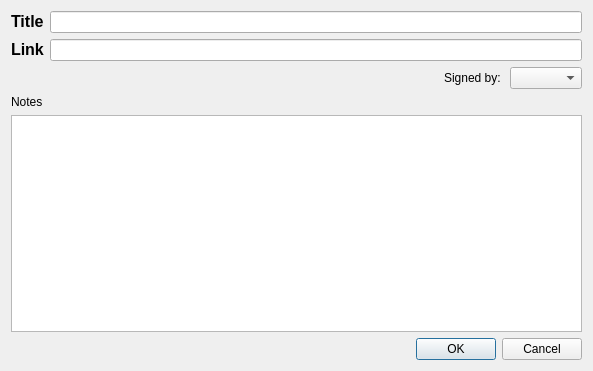
<?xml version="1.0" encoding="UTF-8"?>
<ui version="4.0">
 <class>PostedCreatePostDialog</class>
 <widget class="QDialog" name="PostedCreatePostDialog">
  <property name="geometry">
   <rect>
    <x>0</x>
    <y>0</y>
    <width>593</width>
    <height>371</height>
   </rect>
  </property>
  <property name="windowTitle">
   <string>Create Post</string>
  </property>
  <layout class="QVBoxLayout" name="verticalLayout_2">
   <item>
    <layout class="QGridLayout" name="gridLayout">
     <item row="0" column="1">
      <widget class="QLineEdit" name="titleEdit"/>
     </item>
     <item row="0" column="0">
      <widget class="QLabel" name="titleLabel">
       <property name="text">
        <string>&lt;!DOCTYPE HTML PUBLIC &quot;-//W3C//DTD HTML 4.0//EN&quot; &quot;http://www.w3.org/TR/REC-html40/strict.dtd&quot;&gt;
&lt;html&gt;&lt;head&gt;&lt;meta name=&quot;qrichtext&quot; content=&quot;1&quot; /&gt;&lt;style type=&quot;text/css&quot;&gt;
p, li { white-space: pre-wrap; }
&lt;/style&gt;&lt;/head&gt;&lt;body style=&quot; font-family:'MS Shell Dlg 2'; font-size:8.25pt; font-weight:400; font-style:normal;&quot;&gt;
&lt;p style=&quot; margin-top:0px; margin-bottom:0px; margin-left:0px; margin-right:0px; -qt-block-indent:0; text-indent:0px;&quot;&gt;&lt;span style=&quot; font-size:12pt; font-weight:600;&quot;&gt;Title&lt;/span&gt;&lt;/p&gt;&lt;/body&gt;&lt;/html&gt;</string>
       </property>
      </widget>
     </item>
     <item row="1" column="0">
      <widget class="QLabel" name="linkLabel">
       <property name="text">
        <string>&lt;!DOCTYPE HTML PUBLIC &quot;-//W3C//DTD HTML 4.0//EN&quot; &quot;http://www.w3.org/TR/REC-html40/strict.dtd&quot;&gt;
&lt;html&gt;&lt;head&gt;&lt;meta name=&quot;qrichtext&quot; content=&quot;1&quot; /&gt;&lt;style type=&quot;text/css&quot;&gt;
p, li { white-space: pre-wrap; }
&lt;/style&gt;&lt;/head&gt;&lt;body style=&quot; font-family:'Sans'; font-size:10pt; font-weight:400; font-style:normal;&quot;&gt;
&lt;p style=&quot; margin-top:0px; margin-bottom:0px; margin-left:0px; margin-right:0px; -qt-block-indent:0; text-indent:0px;&quot;&gt;&lt;span style=&quot; font-family:'MS Shell Dlg 2'; font-size:12pt; font-weight:600;&quot;&gt;Link&lt;/span&gt;&lt;/p&gt;&lt;/body&gt;&lt;/html&gt;</string>
       </property>
      </widget>
     </item>
     <item row="1" column="1">
      <widget class="QLineEdit" name="linkEdit"/>
     </item>
    </layout>
   </item>
   <item>
    <layout class="QHBoxLayout" name="horizontalLayout_3">
     <item>
      <spacer name="spacer_2">
       <property name="orientation">
        <enum>Qt::Horizontal</enum>
       </property>
       <property name="sizeType">
        <enum>QSizePolicy::MinimumExpanding</enum>
       </property>
       <property name="sizeHint" stdset="0">
        <size>
         <width>78</width>
         <height>17</height>
        </size>
       </property>
      </spacer>
     </item>
     <item>
      <widget class="QLabel" name="label_4">
       <property name="text">
        <string>Signed by: </string>
       </property>
      </widget>
     </item>
     <item>
      <widget class="GxsIdChooser" name="idChooser"/>
     </item>
    </layout>
   </item>
   <item>
    <layout class="QVBoxLayout" name="notesLayout">
     <item>
      <widget class="QLabel" name="notesLabel">
       <property name="text">
        <string>Notes</string>
       </property>
      </widget>
     </item>
     <item>
      <widget class="QTextEdit" name="notesTextEdit"/>
     </item>
    </layout>
   </item>
   <item>
    <widget class="QDialogButtonBox" name="buttonBox">
     <property name="orientation">
      <enum>Qt::Horizontal</enum>
     </property>
     <property name="standardButtons">
      <set>QDialogButtonBox::Cancel|QDialogButtonBox::Ok</set>
     </property>
    </widget>
   </item>
  </layout>
 </widget>
 <customwidgets>
  <customwidget>
   <class>GxsIdChooser</class>
   <extends>QComboBox</extends>
   <header>gui/gxs/GxsIdChooser.h</header>
  </customwidget>
 </customwidgets>
 <resources/>
 <connections>
  <connection>
   <sender>buttonBox</sender>
   <signal>rejected()</signal>
   <receiver>PostedCreatePostDialog</receiver>
   <slot>reject()</slot>
   <hints>
    <hint type="sourcelabel">
     <x>316</x>
     <y>260</y>
    </hint>
    <hint type="destinationlabel">
     <x>286</x>
     <y>274</y>
    </hint>
   </hints>
  </connection>
 </connections>
</ui>
